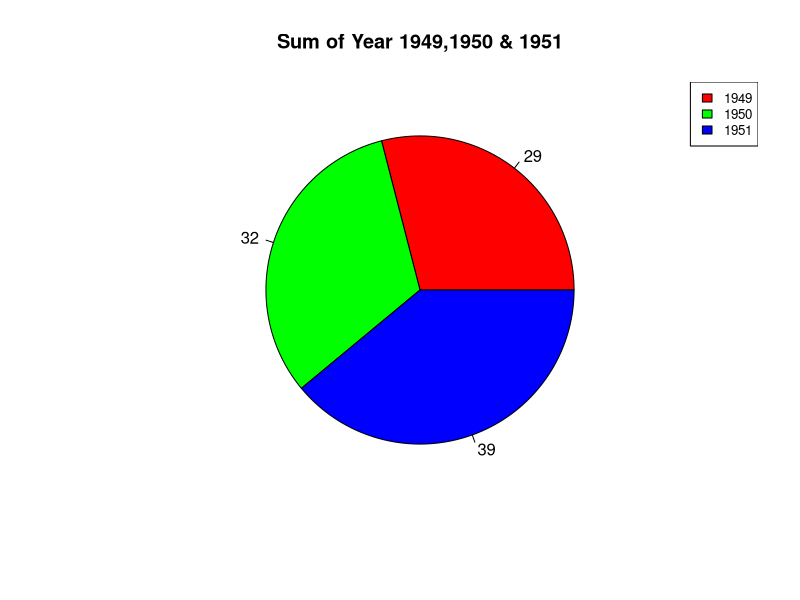
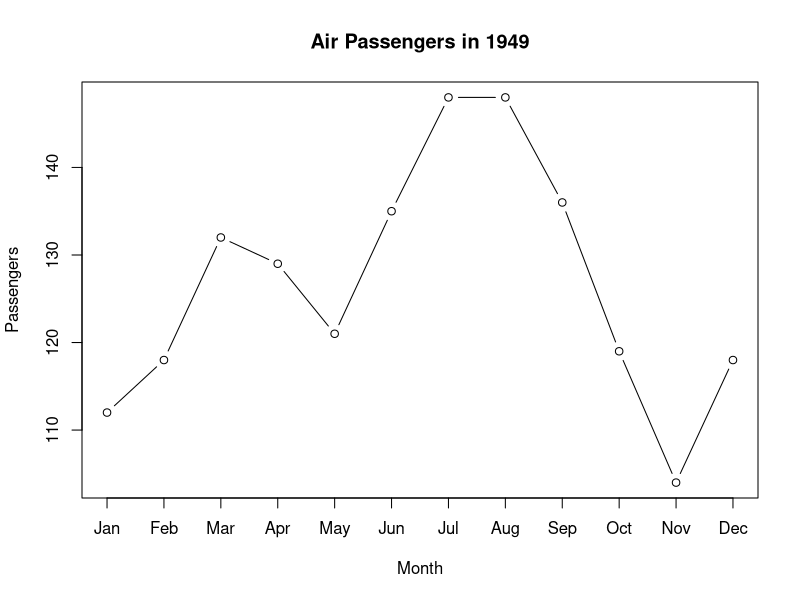

Source code (R) for these figures, in order:
data(AirPassengers)

#sum of 1949,1950,1951
sum_1949 <- sum(head(AirPassengers,12))
sum_1950 <- sum(AirPassengers[13:24])
sum_1951 <- sum(AirPassengers[25:36])

#pie chart
x <- c(sum_1949,sum_1950,sum_1951)
labels <- c('1949','1950','1951')
piepercent<- round(100*x/sum(x), 1)
pie(x, labels = piepercent, main = "Sum of Year 1949,1950 & 1951", col = rainbow(length(x)))
legend("topright", c("1949","1950","1951"), cex= 0.8,fill = rainbow(length(x)))

#graph
months <- month.abb

plot(AirPassengers[1:12],
     type = "b",
     xaxt = "n",
     xlab = "Month",
     ylab = "Passengers",
     main = "Air Passengers in 1949")

axis(1, at = 1:12, labels = months)

data_1949 <- AirPassengers[1:12]
